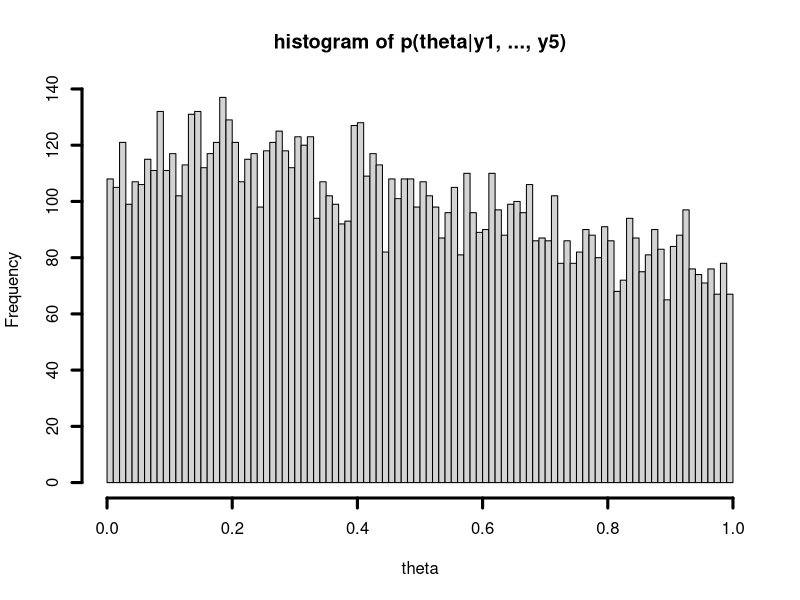

R code for this plot:
y         = c(-2,-1,0,1.5,2.5);
m         = 100;
n.samples = 1e4;
t.grid = matrix(seq(1/(2*m),1-(1/(2*m)),by=1/m), ncol=1);

d.grid = matrix(rep(NA,length(t.grid)), ncol=1);
for (i in 1:length(t.grid))
{
  d.grid[i] = prod(dcauchy(y, location = t.grid[i]));
}

F.vec                = cumsum(d.grid)/sum(d.grid);
U                    = runif(n.samples);
sampled.indices      = matrix(rep(NA, n.samples), ncol=1);
for (j in 1:length(U))
{
  sampled.indices[j]=sum(F.vec<U[j])+1; # Get the index that was sampled from t.grid
}

# sample a uniform jitter about the sampled point
uniform.jitter       = matrix(runif(n.samples), ncol=1)*(1/(2*m));

posterior.sampled.t = t.grid[sampled.indices] + uniform.jitter;

jpeg("problem_2_11_b_bayesian_data_analysis.jpg", height=800, width=800);

hist(posterior.sampled.t, breaks=100 ,lwd=3, col="lightgrey", xlab = "theta",
      main = "histogram of p(theta|y1, ..., y5)");

dev.off();
